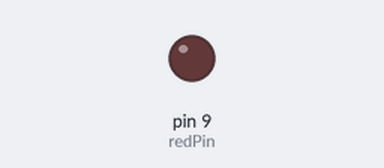
Recording of a sketch running on a simulated Arduino Uno, built with avr-gcc and run on an emulated ATmega328P. On the bench: output pins drawn as LEDs (lit = HIGH).

Above: at 0.05 s.
At 1.25 s:
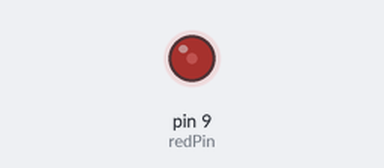
At 2.5 s:
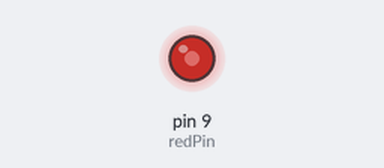
At 5.0 s:
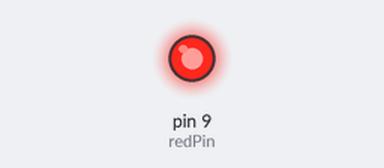
Timing chart, 0 to 6.5 s (numbered marks = the images above):
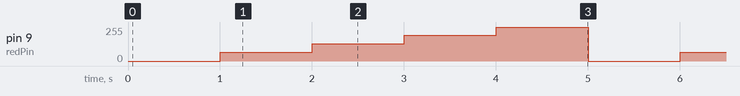

The sketch:

analog-dim-1.ino
```cpp
const int redPin = 9;

int levels[] = {0, 64, 128, 192, 255};
int numLevels = 5;
int currentLevel = 0;

void setup() {
  pinMode(redPin, OUTPUT);
}

void loop() {
  analogWrite(redPin, levels[currentLevel]);

  currentLevel++;
  if (currentLevel >= numLevels) {
    currentLevel = 0;
  }

  delay(1000);
}
```

Measured:
- by itself, pin 9 (redPin): repeats every 5.0 s: 128/255 1.0 s, 192/255 1.0 s, 255/255 1.0 s, 0/255 1.0 s, 64/255 1.0 s
